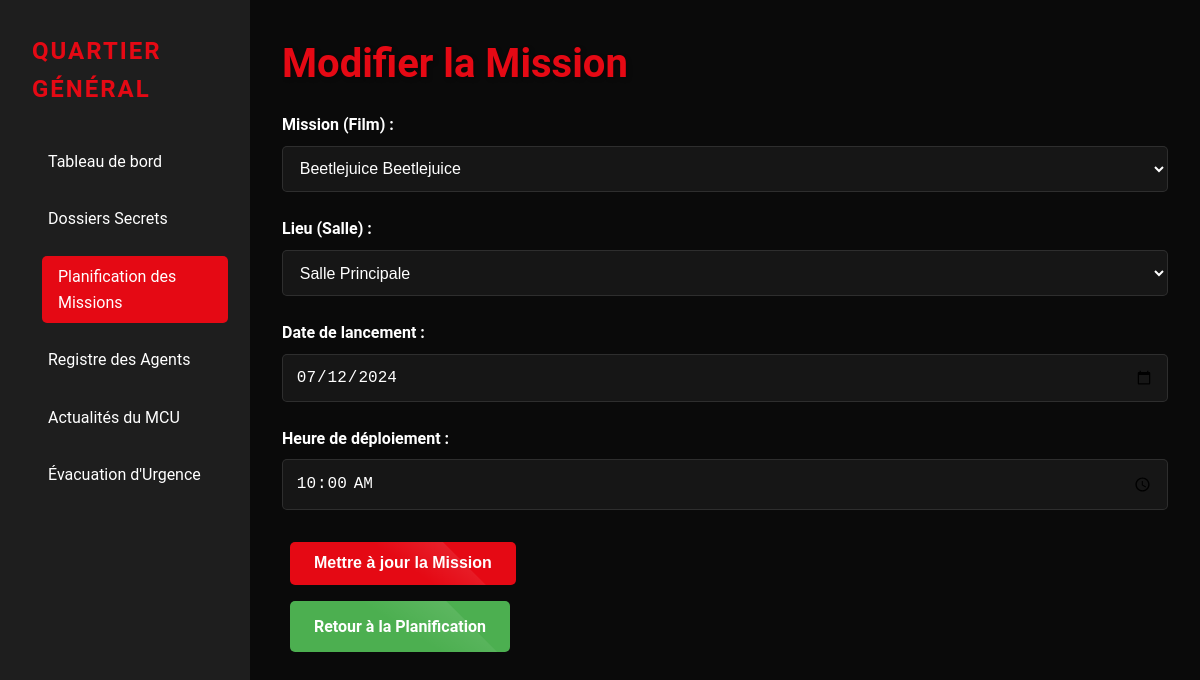
The page /admin/modifier_horaire.php?id=47 (signed in) on the database its author committed.
### tables this page shows
CREATE TABLE IF NOT EXISTS `horaires` (
  `horaire_id` int(11) NOT NULL AUTO_INCREMENT,
  `film_id` int(11) NOT NULL,
  `salle_id` int(10) UNSIGNED NOT NULL,
  `date_projection` date NOT NULL,
  `heure_projection` time NOT NULL,
  `jour_semaine` enum('Lundi','Mardi','Mercredi','Jeudi','Vendredi','Samedi','Dimanche') NOT NULL,
  PRIMARY KEY (`horaire_id`),
  KEY `film_id` (`film_id`),
  KEY `salle_id` (`salle_id`)
);

CREATE TABLE IF NOT EXISTS `films` (
  `film_id` int(11) NOT NULL AUTO_INCREMENT,
  `titre_film` varchar(255) NOT NULL,
  `duree_minutes` int(11) NOT NULL,
  `image_film` varchar(1000) DEFAULT NULL,
  `evaluation` decimal(3,1) DEFAULT NULL,
  `description` text,
  `date_sortie` date NOT NULL,
  `bande_annonce` varchar(2000) DEFAULT NULL,
  `affiche` varchar(1000) DEFAULT NULL,
  `genre` varchar(100) DEFAULT NULL,
  `directeur` varchar(100) DEFAULT NULL,
  `est_nouveau` tinyint(1) DEFAULT '0',
  `public_cible` varchar(100) DEFAULT NULL,
  `synopsis` text,
  PRIMARY KEY (`film_id`),
  KEY `idx_date_sortie` (`date_sortie`)
);

CREATE TABLE IF NOT EXISTS `salles` (
  `salle_id` int(10) UNSIGNED NOT NULL AUTO_INCREMENT,
  `nom_salle` varchar(50) NOT NULL,
  `capacite` int(10) UNSIGNED NOT NULL,
  `type_salle` varchar(50) DEFAULT NULL,
  PRIMARY KEY (`salle_id`)
);

### admin/modifier_horaire.php (the view, shortened to what this page needs)
<?php
require_once __DIR__ . '/../includes/fonctions.php';
$horaire = null;
if (isset($_GET['id'])) {
    $horaire_id = intval($_GET['id']);
    $sql = "SELECT h.*, f.titre_film, s.nom_salle FROM horaires h
            JOIN films f ON h.film_id = f.film_id
            JOIN salles s ON h.salle_id = s.salle_id
            WHERE h.horaire_id = ?";
    $stmt = $connexion->prepare($sql);
    $stmt->bind_param("i", $horaire_id);
    $stmt->execute();
    $resultat = $stmt->get_result();
    $horaire = $resultat->fetch_assoc();
}
$sql_films = "SELECT film_id, titre_film FROM films ORDER BY titre_film";
$resultat_films = $connexion->query($sql_films);
$sql_salles = "SELECT salle_id, nom_salle FROM salles ORDER BY nom_salle";
$resultat_salles = $connexion->query($sql_salles);
?>
<!DOCTYPE html>
<html lang="fr">
<head>
    <link rel="stylesheet" href="../assets/css/gestions.css">
</head>
<body class="<?php echo $_SESSION['theme'] ?? 'theme-sombre'; ?>">
<div class="conteneur-admin">
    <aside class="barre-laterale">
        <h2>Quartier Général</h2>
        <nav>
            <ul>
                <li><a href="admin.php">Tableau de bord</a></li>
                <li><a href="gestion_films.php">Dossiers Secrets</a></li>
                <li><a href="gestion_horaires.php" class="actif">Planification des Missions</a></li>
                <li><a href="gestion_clients.php">Registre des Agents</a></li>
                <li><a href="gestion_actualites.php">Actualités du MCU</a></li>
                <li><a href="auth/deconnexion.php">Évacuation d'Urgence</a></li>
            </ul>
        </nav>
    </aside>
    <main class="contenu-principal">
        <h1>Modifier la Mission</h1>
        <?php if ($horaire): ?>
            <form action="" method="post">
                <div class="champ-formulaire">
                    <label for="film_id">Mission (Film) :</label>
                    <select name="film_id" id="film_id" required>
                        <?php while ($film = $resultat_films->fetch_assoc()): ?>
                            <option value="<?php echo $film['film_id']; ?>" <?php echo ($film['film_id'] == $horaire['film_id']) ? 'selected' : ''; ?>>
                                <?php echo htmlspecialchars($film['titre_film']); ?>
                            </option>
                        <?php endwhile; ?>
                    </select>
                </div>
                <div class="champ-formulaire">
                    <label for="salle_id">Lieu (Salle) :</label>
                    <select name="salle_id" id="salle_id" required>
                        <?php while ($salle = $resultat_salles->fetch_assoc()): ?>
                            <option value="<?php echo $salle['salle_id']; ?>" <?php echo ($salle['salle_id'] == $horaire['salle_id']) ? 'selected' : ''; ?>>
                                <?php echo htmlspecialchars($salle['nom_salle']); ?>
                            </option>
                        <?php endwhile; ?>
                    </select>
                </div>
                <div class="champ-formulaire">
                    <label for="date_projection">Date de lancement :</label>
                    <input type="date" id="date_projection" name="date_projection" value="<?php echo $horaire['date_projection']; ?>" required>
                </div>
                <div class="champ-formulaire">
                    <label for="heure_projection">Heure de déploiement :</label>
                    <input type="time" id="heure_projection" name="heure_projection" value="<?php echo $horaire['heure_projection']; ?>" required>
                </div>
                <button type="submit" class="bouton-action">Mettre à jour la Mission</button>
            </form>
        <?php else: ?>
            <p>Mission non trouvée.</p>
        <?php endif; ?>
        <a href="gestion_horaires.php" class="bouton-retour">Retour à la Planification</a>
    </main>
</div>
</body>
</html>

### assets/css/gestions.css (style rules this page uses)
:root { --couleur-primaire: #0a0a0a; --couleur-secondaire: #1e1e1e; --couleur-tertiaire: #e50914; --couleur-texte: #ffffff; --couleur-fond-transparent: rgba(10, 10, 10, 0.8); --transition: all 0.3s cubic-bezier(0.25, 0.8, 0.25, 1); }
* { margin: 0; padding: 0; box-sizing: border-box; }
body { font-family: 'Roboto', sans-serif; line-height: 1.6; color: var(--couleur-texte); background-color: var(--couleur-primaire); transition: var(--transition); }
.conteneur-admin { display: flex; min-height: 100vh; }
.barre-laterale { width: 250px; background-color: var(--couleur-secondaire); padding: 2rem; transition: var(--transition); }
.barre-laterale h2 { color: var(--couleur-tertiaire); font-size: 1.5rem; margin-bottom: 2rem; text-transform: uppercase; letter-spacing: 2px; }
.barre-laterale nav ul { list-style-type: none; }
.barre-laterale nav ul li { margin-bottom: 1rem; }
.barre-laterale nav ul li a { color: var(--couleur-texte); text-decoration: none; font-size: 1rem; transition: var(--transition); display: block; padding: 0.5rem 1rem; border-radius: 5px; }
.barre-laterale nav ul li a:hover, .barre-laterale nav ul li a.actif { background-color: var(--couleur-tertiaire); transform: translateX(10px); }
.contenu-principal { flex: 1; padding: 2rem; overflow-y: auto; }
h1 { font-size: 2.5rem; color: var(--couleur-tertiaire); margin-bottom: 1rem; text-shadow: 2px 2px 4px rgba(0, 0, 0, 0.3); }
.bouton-action, .bouton-retour, .bouton-modifier, .bouton-supprimer, .bouton-ajouter, .bouton-theme { display: inline-block; padding: 0.8rem 1.5rem; margin: 0.5rem; border: none; border-radius: 5px; font-size: 1rem; font-weight: bold; text-decoration: none; text-align: center; color: var(--couleur-texte); background-color: var(--couleur-tertiaire); transition: var(--transition); cursor: pointer; position: relative; overflow: hidden; }
.bouton-action::after, .bouton-retour::after, .bouton-modifier::after, .bouton-supprimer::after, .bouton-ajouter::after, .bouton-theme::after { content: ''; position: absolute; top: -50%; left: -50%; width: 200%; height: 200%; background: linear-gradient( to bottom right, rgba(255, 255, 255, 0.2) 0%, rgba(255, 255, 255, 0.1) 25%, transparent 50% ); transform: rotate(45deg); transition: var(--transition); }
.bouton-retour { background-color: #4CAF50; }
.champ-formulaire { margin-bottom: 1.5rem; }
label { display: block; margin-bottom: 0.5rem; font-weight: bold; color: var(--couleur-texte); }
input[type="text"], input[type="number"], input[type="email"], input[type="password"], input[type="date"], input[type="time"], textarea, select { width: 100%; padding: 0.8rem; border: 1px solid rgba(255, 255, 255, 0.1); border-radius: 5px; background-color: rgba(255, 255, 255, 0.05); color: var(--couleur-texte); font-size: 1rem; transition: var(--transition); }
body, .barre-laterale, .contenu-principal, .bouton-action, .bouton-retour, .bouton-modifier, .bouton-supprimer, .bouton-ajouter, .bouton-theme, input, textarea, select, .table-gestion, .element-film, .element-horaire, .element-client, .element-actualite, .carte-statistique { transition: background-color 0.3s ease, color 0.3s ease, border-color 0.3s ease; }

### rows shown on the page
horaires: film_id "Beetlejuice Beetlejuice", salle_id "Salle Principale", date_projection "07/12/2024", heure_projection "10:00:00"
